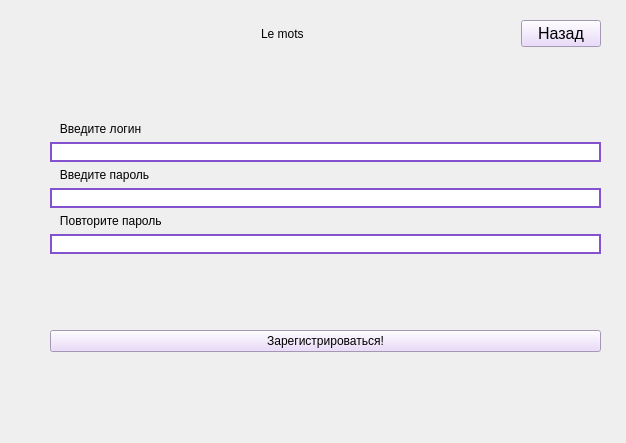
<?xml version="1.0" encoding="UTF-8"?>
<ui version="4.0">
 <class>RegForm</class>
 <widget class="QWidget" name="RegForm">
  <property name="geometry">
   <rect>
    <x>0</x>
    <y>0</y>
    <width>626</width>
    <height>443</height>
   </rect>
  </property>
  <property name="windowTitle">
   <string>Form</string>
  </property>
  <widget class="QWidget" name="verticalLayoutWidget">
   <property name="geometry">
    <rect>
     <x>50</x>
     <y>20</y>
     <width>551</width>
     <height>401</height>
    </rect>
   </property>
   <layout class="QVBoxLayout" name="verticalLayout">
    <item>
     <layout class="QHBoxLayout" name="horizontalLayout">
      <item>
       <spacer name="horizontalSpacer">
        <property name="orientation">
         <enum>Qt::Horizontal</enum>
        </property>
        <property name="sizeHint" stdset="0">
         <size>
          <width>40</width>
          <height>20</height>
         </size>
        </property>
       </spacer>
      </item>
      <item>
       <widget class="QLabel" name="label">
        <property name="styleSheet">
         <string notr="true">font: italic 22pt &quot;Sans Serif&quot;;</string>
        </property>
        <property name="text">
         <string>Le mots</string>
        </property>
       </widget>
      </item>
      <item>
       <spacer name="horizontalSpacer_3">
        <property name="orientation">
         <enum>Qt::Horizontal</enum>
        </property>
        <property name="sizeHint" stdset="0">
         <size>
          <width>40</width>
          <height>20</height>
         </size>
        </property>
       </spacer>
      </item>
      <item>
       <widget class="QPushButton" name="exitButton">
        <property name="font">
         <font>
          <pointsize>12</pointsize>
         </font>
        </property>
        <property name="styleSheet">
         <string notr="true">font: italic 16pt &quot;Sans Serif&quot;; background-color: rgb(230, 211, 250);</string>
        </property>
        <property name="text">
         <string>Назад</string>
        </property>
       </widget>
      </item>
     </layout>
    </item>
    <item>
     <spacer name="verticalSpacer_3">
      <property name="orientation">
       <enum>Qt::Vertical</enum>
      </property>
      <property name="sizeHint" stdset="0">
       <size>
        <width>20</width>
        <height>40</height>
       </size>
      </property>
     </spacer>
    </item>
    <item>
     <widget class="QLabel" name="label_2">
      <property name="styleSheet">
       <string notr="true">font: italic 16pt &quot;Sans Serif&quot;;</string>
      </property>
      <property name="text">
       <string>   Введите логин</string>
      </property>
     </widget>
    </item>
    <item>
     <widget class="QLineEdit" name="logEdit">
      <property name="styleSheet">
       <string notr="true">font: italic 14pt &quot;Sans Serif&quot;;
border :  2px solid rgb(132, 82, 206);</string>
      </property>
     </widget>
    </item>
    <item>
     <widget class="QLabel" name="label_3">
      <property name="styleSheet">
       <string notr="true">font: italic 16pt &quot;Sans Serif&quot;;</string>
      </property>
      <property name="text">
       <string>   Введите пароль</string>
      </property>
     </widget>
    </item>
    <item>
     <widget class="QLineEdit" name="pasEdit">
      <property name="styleSheet">
       <string notr="true">font: italic 14pt &quot;Sans Serif&quot;;
border :  2px solid rgb(132, 82, 206);</string>
      </property>
     </widget>
    </item>
    <item>
     <widget class="QLabel" name="label_4">
      <property name="styleSheet">
       <string notr="true">font:  italic 16pt &quot;Sans Serif&quot;;</string>
      </property>
      <property name="text">
       <string>   Повторите пароль</string>
      </property>
     </widget>
    </item>
    <item>
     <widget class="QLineEdit" name="pasRepitEdit">
      <property name="styleSheet">
       <string notr="true">font: italic 14pt &quot;Sans Serif&quot;;
border :  2px solid rgb(132, 82, 206);</string>
      </property>
     </widget>
    </item>
    <item>
     <spacer name="verticalSpacer">
      <property name="orientation">
       <enum>Qt::Vertical</enum>
      </property>
      <property name="sizeHint" stdset="0">
       <size>
        <width>20</width>
        <height>40</height>
       </size>
      </property>
     </spacer>
    </item>
    <item>
     <widget class="QPushButton" name="pushButton">
      <property name="styleSheet">
       <string notr="true">background-color: rgb(230, 211, 250);
font: italic 18pt &quot;Sans Serif&quot;;
</string>
      </property>
      <property name="text">
       <string>Зарегистрироваться!</string>
      </property>
     </widget>
    </item>
    <item>
     <spacer name="verticalSpacer_2">
      <property name="orientation">
       <enum>Qt::Vertical</enum>
      </property>
      <property name="sizeHint" stdset="0">
       <size>
        <width>20</width>
        <height>40</height>
       </size>
      </property>
     </spacer>
    </item>
   </layout>
  </widget>
 </widget>
 <resources/>
 <connections/>
</ui>
